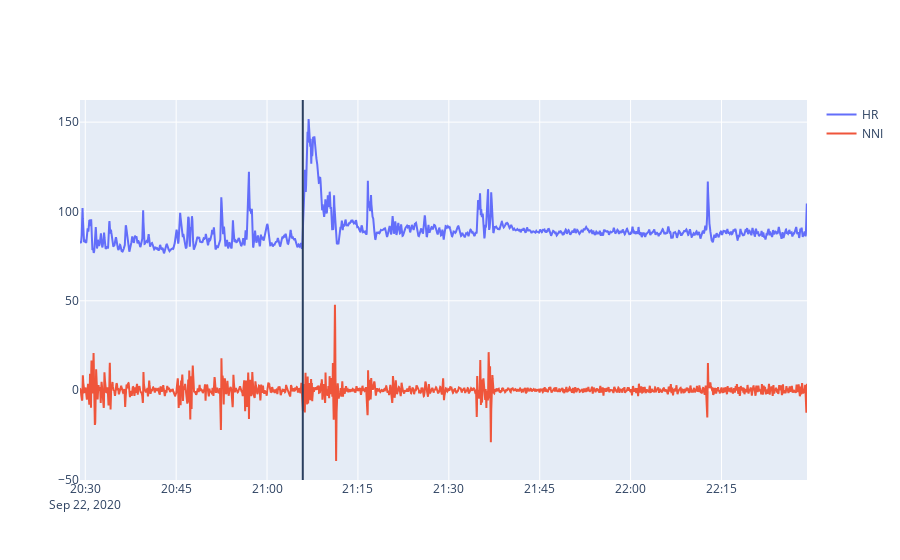

The code cell stored with this chart in its notebook:
### Code cell
import plotly.graph_objects as go

fig = go.Figure()

#fig.add_trace(go.Scatter(x=seizure_df['index'], y=ecg_signal, mode='lines', name='ECG'))
fig.add_vline(x=seizure_date)
#fig.add_trace(go.Scatter(x=seizure_df['index'].iloc[ecg_peaks], y=ecg_signal[ecg_peaks], mode='markers', name='ECG Peaks'))
fig.add_trace(go.Scatter(x=seizure_df.dropna()['index'], y=seizure_df.dropna()['hr'], mode='lines', name='HR'))
fig.add_trace(go.Scatter(x=seizure_df.dropna()['index'], y=seizure_df.dropna()['nni'], mode='lines', name='NNI'))

fig.show()

### Figure 1 — Plotly figure (JSON) as saved in the notebook; plotly's stock layout.template omitted (floating-point values rounded to 4 significant figures; data arrays with more than 128 entries replaced by an {"elided": "..."} marker saying what was removed)
{"data": [{"mode": "lines", "name": "HR", "type": "scatter", "x": {"elided": "10565 str values"}, "y": {"elided": "10565 float values"}}, {"mode": "lines", "name": "NNI", "type": "scatter", "x": {"elided": "10565 str values"}, "y": {"elided": "10565 float values"}}], "layout": {"shapes": [{"type": "line", "x0": "2020-09-22T21:05:54", "x1": "2020-09-22T21:05:54", "xref": "x", "y0": 0, "y1": 1, "yref": "y domain"}]}}
